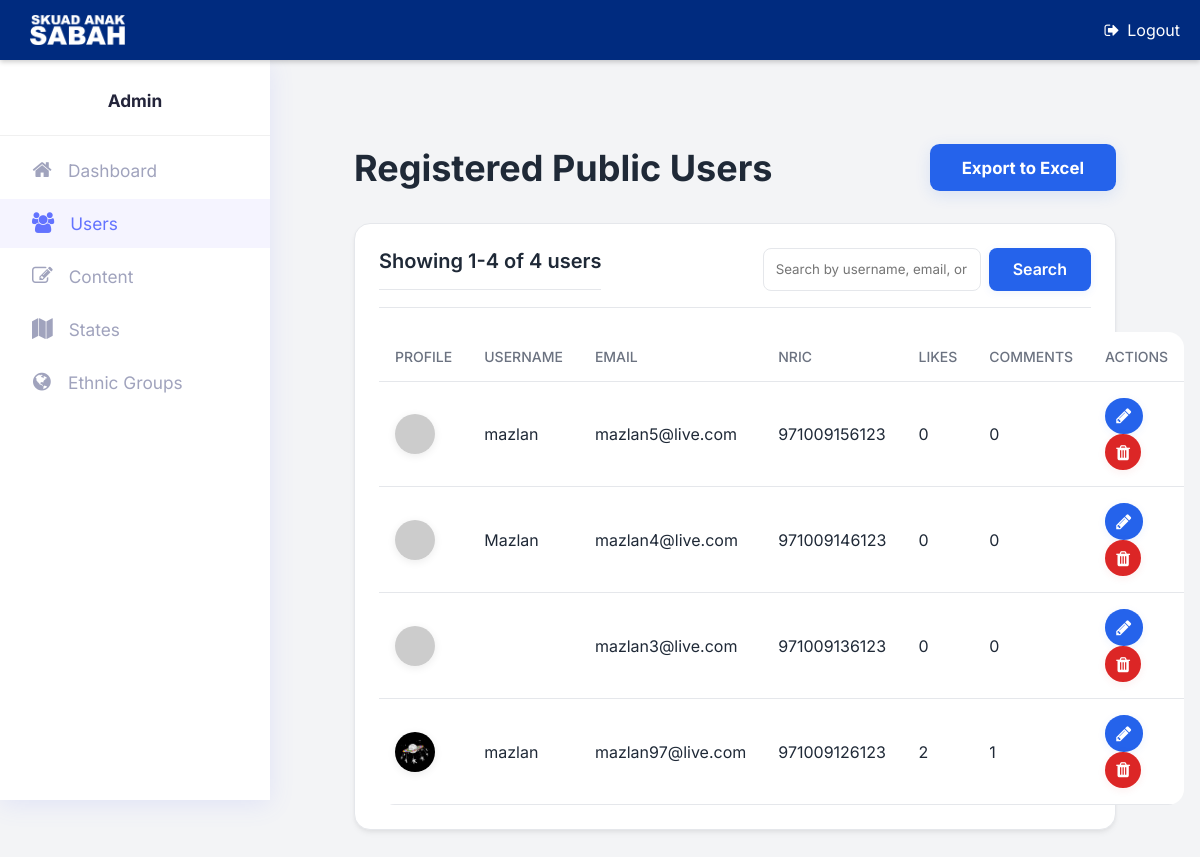
The page /admin/view_users.php (signed in) on the database its author committed.
### tables this page shows
CREATE TABLE `users` (
  `id` int(11) NOT NULL,
  `nric` varchar(50) NOT NULL,
  `email` varchar(100) NOT NULL,
  `username` varchar(50) DEFAULT NULL,
  `password` varchar(255) NOT NULL,
  `created_at` datetime NOT NULL DEFAULT current_timestamp()
);

### php/admin.php (called while the page is built, shortened)
<?php
class Admin
{
    private $conn;
    private $users_table = 'users';
    private $profiles_table = 'user_profiles';
    private $likes_table = 'likes';
    private $comments_table = 'comments';
    public function __construct($db)
    {
        $this->conn = $db;
    }
    public function getAllUsers($limit = 10, $offset = 0, $searchTerm = null)
    {
        $query = "SELECT u.id, u.username, u.email, u.nric, u.created_at, p.profile_pic_url,
                  (SELECT COUNT(*) FROM " . $this->likes_table . " l WHERE l.user_id = u.id) as like_count,
                  (SELECT COUNT(*) FROM " . $this->comments_table . " co WHERE co.user_id = u.id) as comment_count
                  FROM " . $this->users_table . " u
                  LEFT JOIN " . $this->profiles_table . " p ON u.id = p.user_id";
        $whereClause = '';
        $query .= $whereClause . " ORDER BY u.created_at DESC LIMIT :limit OFFSET :offset";
        $stmt = $this->conn->prepare($query);
        $stmt->bindParam(':limit', $limit, PDO::PARAM_INT);
        $stmt->bindParam(':offset', $offset, PDO::PARAM_INT);
        $stmt->execute();
        return $stmt->fetchAll(PDO::FETCH_ASSOC);
    }
    public function getTotalUsersCount($searchTerm = null)
    {
        $query = "SELECT COUNT(*) as count FROM " . $this->users_table;
        $whereClause = '';
        $query .= $whereClause;
        $stmt = $this->conn->prepare($query);
        $stmt->execute();
        $result = $stmt->fetch(PDO::FETCH_ASSOC);
        return (int)($result['count'] ?? 0);
    }
}

### admin/view_users.php (the view, shortened to what this page needs)
<?php
require_once '../php/admin_auth_check.php';
require_once '../php/admin.php';
$database = new Database();
$db = $database->connect();
$admin = new Admin($db);
$search_term = isset($_GET['search']) ? trim($_GET['search']) : null;
$items_per_page = 10;
$current_page = isset($_GET['page']) ? (int)$_GET['page'] : 1;
$offset = ($current_page - 1) * $items_per_page;
$total_items = $admin->getTotalUsersCount($search_term);
$allUsers = $admin->getAllUsers($items_per_page, $offset, $search_term);
include_once 'admin_header.php';
?>
<div class="dashboard-wrapper">
    <header class="header">
        <h1>Registered Public Users</h1>
        <div class="header-actions">
            <button id="export-btn" class="btn btn-primary" style="font-weight:700;padding:0.85rem 2rem;font-size:1.05rem;border-radius:0.6rem;box-shadow:0 4px 16px rgba(37,99,235,0.12);transition:background 0.2s;display:inline-block;">Export to Excel</button>
        </div>
    </header>
    <div class="card">
        <div class="card-header">
            <h2 class="card-title">
                <?php
                $start_item = $offset + 1;
                $end_item = min($offset + $items_per_page, $total_items);
                echo "Showing $start_item-$end_item of $total_items users";
                ?>
            </h2>
            <form action="view_users.php" method="GET" class="search-form">
                <input type="text" name="search" class="search-input" placeholder="Search by username, email, or NRIC..." value="<?php echo htmlspecialchars($search_term ?? ''); ?>">
                <button type="submit" class="btn btn-primary" style="font-weight:600;padding:0.7rem 1.5rem;font-size:1rem;border-radius:0.5rem;box-shadow:0 2px 8px rgba(37,99,235,0.08);transition:background 0.2s;display:inline-block;">Search</button>
            </form>
        </div>
        <table>
            <thead>
                <tr>
                    <th>Profile</th>
                    <th>Username</th>
                    <th>Email</th>
                    <th>NRIC</th>
                    <th>Likes</th>
                    <th>Comments</th>
                    <th>Actions</th>
                </tr>
            </thead>
            <tbody>
                <?php if (empty($allUsers)): ?>
                    <tr>
                        <td colspan="7" style="text-align: center;">No users found.</td>
                    </tr>
                <?php else: ?>
                    <?php foreach ($allUsers as $user): ?>
                        <tr id="user-row-<?php echo $user['id']; ?>">
                            <td>
                                <img src="<?php echo $user['profile_pic_url'] ? "../" . htmlspecialchars($user['profile_pic_url']) : "https://placehold.co/40x40/e0e7ff/3730a3?text=".substr(htmlspecialchars($user['username']), 0, 1); ?>" alt="Profile Pic" class="profile-avatar">
                            </td>
                            <td><?php echo htmlspecialchars($user['username']); ?></td>
                            <td><?php echo htmlspecialchars($user['email']); ?></td>
                            <td><?php echo htmlspecialchars($user['nric']); ?></td>
                            <td><?php echo $user['like_count']; ?></td>
                            <td><?php echo $user['comment_count']; ?></td>
                            <td>
                                <a href="edit_user.php?id=<?php echo $user['id']; ?>" class="btn btn-primary" style="margin-right:6px;padding:0.5rem 0.7rem;border-radius:50%;display:inline-block;" title="Edit">
                                    <i class="fa fa-pencil" style="font-size:1.1rem;"></i>
                                </a>
                                <a href="#" class="btn btn-danger" data-id="<?php echo $user['id']; ?>" style="padding:0.5rem 0.7rem;border-radius:50%;display:inline-block;" title="Delete">
                                    <i class="fa fa-trash" style="font-size:1.1rem;"></i>
                                </a>
                            </td>
                        </tr>
                    <?php endforeach; ?>
                <?php endif; ?>
            </tbody>
        </table>
    </div>
</div>
<?php include_once 'admin_footer.php'; ?>

### admin/css/mkl_style.css (style rules this page uses)
:root { --font-primary: 'Inter', 'Quicksand', sans-serif; --sidebar-bg-light: #fff; --sidebar-bg-dark: #23243a; --sidebar-accent: #6373ff; --sidebar-text-light: #23243a; --sidebar-text-dark: #fff; --sidebar-icon-light: #a0a3bd; --sidebar-icon-dark: #a0a3bd; --sidebar-active-bg-light: #f5f4ff; --sidebar-active-bg-dark: #353657; --sidebar-active-text: var(--sidebar-accent); --sidebar-border-radius: 18px; }
* { font-family: var(--font-primary); box-sizing: border-box; vertical-align: middle; }
body { background: #e6e5eb; }

### rows shown on the page
users: username "mazlan", email "mazlan5@live.com", nric "971009156123", like_count "0", comment_count "0"
users: username "Mazlan", email "mazlan4@live.com", nric "971009146123", like_count "0", comment_count "0"
users: email "mazlan3@live.com", nric "971009136123", like_count "0", comment_count "0"
users: shows a picture, username "mazlan", email "mazlan97@live.com", nric "971009126123", like_count "2", comment_count "1"

### other values the page prints
$item[2] "Dashboard"
$item[2] "Users"
$item[2] "Content"
$item[2] "States"
$item[2] "Ethnic Groups"
$start_item "1"
$end_item "4"
$total_items "4"
